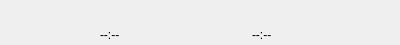
<?xml version="1.0" encoding="UTF-8"?>
<ui version="4.0">
 <class>Player</class>
 <widget class="QMainWindow" name="Player">
  <property name="geometry">
   <rect>
    <x>0</x>
    <y>0</y>
    <width>400</width>
    <height>45</height>
   </rect>
  </property>
  <property name="minimumSize">
   <size>
    <width>285</width>
    <height>45</height>
   </size>
  </property>
  <property name="maximumSize">
   <size>
    <width>400</width>
    <height>45</height>
   </size>
  </property>
  <property name="acceptDrops">
   <bool>true</bool>
  </property>
  <property name="windowTitle">
   <string>neuPlayer</string>
  </property>
  <property name="windowIcon">
   <iconset resource="../Ressources/assets.qrc">
    <normaloff>:/neuPlayerv2.png</normaloff>:/neuPlayerv2.png</iconset>
  </property>
  <property name="autoFillBackground">
   <bool>false</bool>
  </property>
  <property name="styleSheet">
   <string notr="true"/>
  </property>
  <widget class="QWidget" name="centralWidget">
   <property name="minimumSize">
    <size>
     <width>400</width>
     <height>45</height>
    </size>
   </property>
   <property name="maximumSize">
    <size>
     <width>400</width>
     <height>45</height>
    </size>
   </property>
   <property name="font">
    <font>
     <family>Segoe UI</family>
    </font>
   </property>
   <property name="styleSheet">
    <string notr="true">QPushButton#menubtn{	
	background-image: url(:/roundedmenubtn.png);
}
QPushButton#menubtn:hover{
	background-image: url(:/roundedmenubtn_onHover.png);
}
QPushButton#playbtn{ 
background-image: url(:/Playbtn.png);}
QPushButton#playbtn:hover{ 
background-image: url(:/Playbtn_onHover.png);}
QPushButton#pausebtn{
	background-image: url(:/Pausebtn.png);
}
QPushButton#pausebtn:hover{
	background-image: url(:/Pausebtn_onHover.png);
}
QPushButton#closeButton{
	background-image: url(:/closeButton.png);
}
QPushButton#closeButton:hover{
	background-image: url(:/closeButton_onHover.png);
}
QPushButton#hideButton{
	background-image: url(:/hideButton.png);
}
QPushButton#hideButton:hover{
	background-image: url(:/hideButton_onHover.png);
}
QSlider::handle:horizontal {
	image: url(:/handle.png);
}</string>
   </property>
   <widget class="QLabel" name="label">
    <property name="geometry">
     <rect>
      <x>100</x>
      <y>0</y>
      <width>171</width>
      <height>31</height>
     </rect>
    </property>
    <property name="minimumSize">
     <size>
      <width>170</width>
      <height>0</height>
     </size>
    </property>
    <property name="font">
     <font>
      <family>Segoe UI</family>
      <pointsize>10</pointsize>
      <weight>50</weight>
      <bold>false</bold>
     </font>
    </property>
    <property name="frameShape">
     <enum>QFrame::NoFrame</enum>
    </property>
    <property name="text">
     <string/>
    </property>
    <property name="alignment">
     <set>Qt::AlignCenter</set>
    </property>
   </widget>
   <widget class="QPushButton" name="playbtn">
    <property name="geometry">
     <rect>
      <x>0</x>
      <y>0</y>
      <width>41</width>
      <height>41</height>
     </rect>
    </property>
    <property name="toolTip">
     <string>Jouer (Espace)</string>
    </property>
    <property name="styleSheet">
     <string notr="true"/>
    </property>
    <property name="text">
     <string/>
    </property>
    <property name="iconSize">
     <size>
      <width>42</width>
      <height>42</height>
     </size>
    </property>
    <property name="shortcut">
     <string>Space</string>
    </property>
    <property name="flat">
     <bool>true</bool>
    </property>
   </widget>
   <widget class="QPushButton" name="pausebtn">
    <property name="geometry">
     <rect>
      <x>0</x>
      <y>0</y>
      <width>41</width>
      <height>41</height>
     </rect>
    </property>
    <property name="toolTip">
     <string>Pause (Espace)</string>
    </property>
    <property name="text">
     <string/>
    </property>
    <property name="iconSize">
     <size>
      <width>42</width>
      <height>42</height>
     </size>
    </property>
    <property name="shortcut">
     <string>Space</string>
    </property>
    <property name="flat">
     <bool>true</bool>
    </property>
   </widget>
   <widget class="QPushButton" name="volumebtn">
    <property name="geometry">
     <rect>
      <x>280</x>
      <y>25</y>
      <width>31</width>
      <height>20</height>
     </rect>
    </property>
    <property name="toolTip">
     <string>Volume (cliquez pour muet)</string>
    </property>
    <property name="text">
     <string/>
    </property>
    <property name="icon">
     <iconset>
      <normaloff>:/Ressources/volumebtn.png</normaloff>:/Ressources/volumebtn.png</iconset>
    </property>
    <property name="iconSize">
     <size>
      <width>42</width>
      <height>42</height>
     </size>
    </property>
    <property name="flat">
     <bool>true</bool>
    </property>
   </widget>
   <widget class="QPushButton" name="menubtn">
    <property name="geometry">
     <rect>
      <x>372</x>
      <y>22</y>
      <width>24</width>
      <height>21</height>
     </rect>
    </property>
    <property name="toolTip">
     <string>Menu (Click droit)</string>
    </property>
    <property name="text">
     <string/>
    </property>
    <property name="iconSize">
     <size>
      <width>30</width>
      <height>35</height>
     </size>
    </property>
    <property name="flat">
     <bool>true</bool>
    </property>
   </widget>
   <widget class="QLabel" name="image">
    <property name="geometry">
     <rect>
      <x>-1</x>
      <y>0</y>
      <width>400</width>
      <height>50</height>
     </rect>
    </property>
    <property name="minimumSize">
     <size>
      <width>200</width>
      <height>0</height>
     </size>
    </property>
    <property name="text">
     <string/>
    </property>
    <property name="pixmap">
     <pixmap>:/Ressources/neudarkbg.png</pixmap>
    </property>
   </widget>
   <widget class="QLabel" name="currenttime">
    <property name="geometry">
     <rect>
      <x>100</x>
      <y>20</y>
      <width>28</width>
      <height>29</height>
     </rect>
    </property>
    <property name="text">
     <string>--:--</string>
    </property>
   </widget>
   <widget class="QLabel" name="duration">
    <property name="geometry">
     <rect>
      <x>252</x>
      <y>20</y>
      <width>28</width>
      <height>29</height>
     </rect>
    </property>
    <property name="text">
     <string>--:--</string>
    </property>
   </widget>
   <widget class="QPushButton" name="closeButton">
    <property name="geometry">
     <rect>
      <x>380</x>
      <y>0</y>
      <width>18</width>
      <height>18</height>
     </rect>
    </property>
    <property name="toolTip">
     <string>Fermer le player (ALT + F4)</string>
    </property>
    <property name="text">
     <string/>
    </property>
    <property name="iconSize">
     <size>
      <width>16</width>
      <height>15</height>
     </size>
    </property>
    <property name="flat">
     <bool>true</bool>
    </property>
   </widget>
   <widget class="QPushButton" name="hideButton">
    <property name="geometry">
     <rect>
      <x>363</x>
      <y>0</y>
      <width>18</width>
      <height>18</height>
     </rect>
    </property>
    <property name="toolTip">
     <string>Réduire le player</string>
    </property>
    <property name="text">
     <string/>
    </property>
    <property name="iconSize">
     <size>
      <width>20</width>
      <height>15</height>
     </size>
    </property>
    <property name="flat">
     <bool>true</bool>
    </property>
   </widget>
   <widget class="QPushButton" name="forward">
    <property name="geometry">
     <rect>
      <x>65</x>
      <y>24</y>
      <width>22</width>
      <height>22</height>
     </rect>
    </property>
    <property name="sizePolicy">
     <sizepolicy hsizetype="Minimum" vsizetype="Fixed">
      <horstretch>0</horstretch>
      <verstretch>0</verstretch>
     </sizepolicy>
    </property>
    <property name="toolTip">
     <string>Suivant (Ctrl + Droite)</string>
    </property>
    <property name="text">
     <string/>
    </property>
    <property name="icon">
     <iconset resource="../Ressources/assets.qrc">
      <normaloff>:/forwardbtn.png</normaloff>:/forwardbtn.png</iconset>
    </property>
    <property name="iconSize">
     <size>
      <width>38</width>
      <height>38</height>
     </size>
    </property>
    <property name="shortcut">
     <string>Ctrl+Right</string>
    </property>
    <property name="flat">
     <bool>true</bool>
    </property>
   </widget>
   <widget class="QPushButton" name="previous">
    <property name="geometry">
     <rect>
      <x>40</x>
      <y>23</y>
      <width>22</width>
      <height>22</height>
     </rect>
    </property>
    <property name="toolTip">
     <string>Précédent (Ctrl + Gauche)</string>
    </property>
    <property name="text">
     <string/>
    </property>
    <property name="icon">
     <iconset resource="../Ressources/assets.qrc">
      <normaloff>:/previousbtn.png</normaloff>:/previousbtn.png</iconset>
    </property>
    <property name="iconSize">
     <size>
      <width>38</width>
      <height>38</height>
     </size>
    </property>
    <property name="shortcut">
     <string>Ctrl+Left</string>
    </property>
    <property name="flat">
     <bool>true</bool>
    </property>
   </widget>
   <zorder>image</zorder>
   <zorder>label</zorder>
   <zorder>playbtn</zorder>
   <zorder>pausebtn</zorder>
   <zorder>volumebtn</zorder>
   <zorder>menubtn</zorder>
   <zorder>currenttime</zorder>
   <zorder>duration</zorder>
   <zorder>closeButton</zorder>
   <zorder>hideButton</zorder>
   <zorder>forward</zorder>
   <zorder>previous</zorder>
  </widget>
 </widget>
 <layoutdefault spacing="6" margin="11"/>
 <resources>
  <include location="../Ressources/assets.qrc"/>
 </resources>
 <connections/>
</ui>
